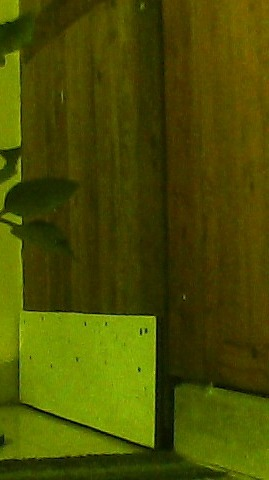
#> input picture tests/fixtures/rover_dead_blue_channel_20261021.jpg, 269 x 480 px
$ python -i rover_relevance.py   (imports and definitions only)   (older library calls are emulated)
#> lines starting #> are read from the running program, lines starting #| are printed output that depends on the picture; after the words box and inside, x2 and y2 are one past the last pixel; in counts of white or black regions, pixels touching at a corner belong together
"""Measurable rover-view relevance features, and the rubric that scores them.

The score answers exactly one question: **how useful is this real image as a
proxy for what a low-mounted ground-rover camera might observe in a tomato
crop?** It is never a claim that a rover captured the image. Nothing here infers
provenance.

Every feature is computed from pixels alone, with no model and no learned
component, so the rubric is inspectable and cannot drift.

THE GOVERNING QUESTION
----------------------
Does the scene continue past the subject, or does the subject sit on a backdrop?

A rover travelling a crop row sees a plant *embedded in its surroundings*:
foliage, soil, straw and neighbouring plants run to the edge of the frame. A
specimen photograph does not: whatever is at the frame border is a backdrop.
So the border band is where the answer lives, and `border_scene_frac` - the
fraction of border pixels that are vegetation- or earth-coloured - is the
primary feature.

WHAT AN EARLIER VERSION GOT WRONG, AND WHY IT IS RECORDED HERE
--------------------------------------------------------------
The first version tested for a backdrop by intensity uniformity, assuming a
studio background is smooth. Calibration against PlantVillage failed, and
inspection showed why: PlantVillage leaves sit on a *coarse speckled grey*
surface. Its border intensity spread is high and its Canny edge density is the
highest of the three local datasets - the detector fires on background grit.
Smoothness is the wrong test. Grey, white and black backdrops share something
else: they are achromatic. `border_achromatic_frac` captures that, and it
correctly groups PlantVillage's grey stone with Tomato-Village's pale cloth.

The same calibration appeared to fail on PlantDoc. It had not: PlantDoc is
web-scraped and genuinely mixed - field shots with straw and soil alongside
potted seedlings against black cloth. The expectation was wrong, not the
measurement. The rubric is therefore calibrated on *separation and ordering*,
not on forcing one label per source.

A third feature was dropped outright. `green_component_count` was meant to count
leaves, but contiguous canopy foliage forms ONE connected component, exactly as
an isolated leaf does. It measured nothing and is no longer used in scoring. It
is still recorded, so the claim can be re-checked.

FEATURES (all in [0, 1] unless noted)
-------------------------------------
  border_scene_frac        Border pixels that are vegetation- or earth-coloured.
                           High => the scene runs to the frame edge. PRIMARY.
  border_achromatic_frac   Border pixels with near-zero saturation.
                           High => grey/white/black backdrop.
  border_hue_entropy       Entropy of the border hue histogram, normalised.
  border_texture           Normalised intensity spread in the border band.
                           Reported, not used as backdrop evidence - see above.
  edge_density             Canny edge pixels over the frame. Confounded by
                           background grit, so supporting evidence only.
  green_fraction           Vegetation-hued, reasonably saturated pixels.
  soil_fraction            Earth-hued pixels anywhere in the frame.
  largest_green_blob       Largest vegetation component / frame area.
                           Near 1 => one leaf fills the frame.
  green_component_count    Recorded only. Not used in scoring.
  half_detail_scale        Morphological granulometry: the smallest opening
                           radius capturing half the image's residual detail,
                           normalised. SMALL => fine repeated texture => a wide
                           or distant view. LARGE => few coarse structures => a
                           close-up. Consulted only where a scene is present.
  sharpness                log-scaled variance of the Laplacian.
  brightness, contrast     Mean and spread of intensity, normalised.

WHY DISTANCE IS MEASURED SEPARATELY FROM SCENE
----------------------------------------------
`border_scene_frac` answers "is the subject embedded in surroundings?", which a
macro shot inside a canopy satisfies as fully as a rover driving an inter-row.
The pilot made this concrete: handheld close-ups outscored genuinely
rover-captured wide views. Embedded-in-a-scene is necessary for rover-relevance
but not sufficient, so scene and distance are two axes, and the top score
requires both.
"""
from __future__ import annotations

from dataclasses import dataclass, asdict

import cv2
import numpy as np

#: Width of the border band as a fraction of the shorter side.
BORDER_FRAC = 0.10

#: OpenCV hue is 0-179. Vegetation: yellow-green through cyan-green.
GREEN_HUE = (25, 95)
GREEN_MIN_SAT = 40
GREEN_MIN_VAL = 25

#: Earth tones: red-orange-brown at moderate saturation. Also catches dry straw.
SOIL_HUE = (5, 25)
SOIL_SAT = (30, 200)
SOIL_VAL = (35, 210)

#: Below this saturation a pixel carries no hue: grey, white or black.
ACHROMATIC_SAT = 45

#: A vegetation component must cover this fraction of the frame to be counted.
MIN_BLOB_FRAC = 0.005

#: Canonical working long side. Images are resized to this in BOTH directions,
#: never only downwards: granulometry radii are in pixels, so a fixed frame size
#: is what makes a radius mean the same fraction of the scene in every image.
WORK_LONG_SIDE = 512

#: Structuring-element radii probed by the granulometry, in pixels of the
#: canonical frame.
GRANULOMETRY_RADII = (1, 2, 3, 5, 8, 12, 18, 26, 36, 48)


@dataclass(frozen=True)
class Features:
    border_scene_frac: float
    border_achromatic_frac: float
    border_hue_entropy: float
    border_texture: float
    edge_density: float
    green_fraction: float
    soil_fraction: float
    largest_green_blob: float
    green_component_count: int
    half_detail_scale: float
    sharpness: float
    brightness: float
    contrast: float
    width: int
    height: int

    def as_dict(self) -> dict:
        return asdict(self)


def _standardise(bgr: np.ndarray) -> np.ndarray:
    """Resize to the canonical long side, up or down.

    Downscaling only would leave the granulometry resolution-dependent: a
    48-pixel structuring element covers most of a 256px image and a corner of a
    4000px one. Resizing in both directions makes a radius mean the same
    fraction of the frame everywhere.
    """
    h, w = bgr.shape[:2]
    s = WORK_LONG_SIDE / max(h, w)
    if s == 1.0:
        return bgr
    interp = cv2.INTER_AREA if s < 1.0 else cv2.INTER_CUBIC
    return cv2.resize(bgr, (max(1, int(w * s)), max(1, int(h * s))),
                      interpolation=interp)


def _half_detail_scale(gray: np.ndarray) -> float:
    """Characteristic structure size, as a fraction of the largest radius probed.

    r(k) = mean |g - opening(g, k)| is the detail removed by an opening of
    radius k, and rises monotonically with k. The smallest k reaching half of
    r(k_max) is the scale at which most of the image's structure lives.
    """
    g = gray.astype(np.float32)
    residual = []
    for k in GRANULOMETRY_RADII:
        se = cv2.getStructuringElement(cv2.MORPH_ELLIPSE, (2 * k + 1, 2 * k + 1))
        residual.append(float(np.abs(g - cv2.morphologyEx(g, cv2.MORPH_OPEN, se)).mean()))
    residual = np.asarray(residual)
    if residual[-1] <= 1e-6:                 # a flat image has no characteristic scale
        return 1.0
    idx = int(np.argmax(residual / residual[-1] >= 0.5))
    return GRANULOMETRY_RADII[idx] / GRANULOMETRY_RADII[-1]


def _border_mask(shape: tuple[int, int]) -> np.ndarray:
    h, w = shape
    b = max(2, int(round(BORDER_FRAC * min(h, w))))
    m = np.zeros((h, w), dtype=bool)
    m[:b, :] = m[-b:, :] = True
    m[:, :b] = m[:, -b:] = True
    return m


def _normalised_entropy(values: np.ndarray, bins: int, value_range) -> float:
    if values.size == 0:
        return 0.0
    hist, _ = np.histogram(values, bins=bins, range=value_range)
    p = hist.astype(np.float64)
    total = p.sum()
    if total <= 0:
        return 0.0
    p /= total
    p = p[p > 0]
    return float(-(p * np.log2(p)).sum()) / np.log2(bins)


def _vegetation(hue, sat, val):
    return ((hue >= GREEN_HUE[0]) & (hue <= GREEN_HUE[1]) &
            (sat >= GREEN_MIN_SAT) & (val >= GREEN_MIN_VAL))


def _earth(hue, sat, val):
    return ((hue >= SOIL_HUE[0]) & (hue <= SOIL_HUE[1]) &
            (sat >= SOIL_SAT[0]) & (sat <= SOIL_SAT[1]) &
            (val >= SOIL_VAL[0]) & (val <= SOIL_VAL[1]))


def extract(bgr: np.ndarray) -> Features:
    """Compute the feature vector for one BGR image."""
    orig_h, orig_w = bgr.shape[:2]
    img = _standardise(bgr)
    h, w = img.shape[:2]

    gray = cv2.cvtColor(img, cv2.COLOR_BGR2GRAY)
    hsv = cv2.cvtColor(img, cv2.COLOR_BGR2HSV)
    hue, sat, val = hsv[..., 0], hsv[..., 1], hsv[..., 2]

    green = _vegetation(hue, sat, val)
    soil = _earth(hue, sat, val)

    band = _border_mask((h, w))
    border_scene_frac = float((green | soil)[band].mean())
    border_achromatic_frac = float((sat[band] < ACHROMATIC_SAT).mean())
    border_hue_entropy = _normalised_entropy(hue[band], bins=18, value_range=(0, 180))
    border_texture = float(np.clip(gray[band].astype(np.float64).std() / 64.0, 0.0, 1.0))

    med = float(np.median(gray))
    lo, hi = max(0, int(0.66 * med)), min(255, int(1.33 * med))
    edge_density = float((cv2.Canny(gray, lo, hi) > 0).mean())

    frame_px = h * w
    mask = cv2.morphologyEx(green.astype(np.uint8) * 255, cv2.MORPH_OPEN,
                            np.ones((3, 3), np.uint8))
    n_lab, _, stats, _ = cv2.connectedComponentsWithStats(mask, connectivity=8)
    areas = stats[1:, cv2.CC_STAT_AREA] if n_lab > 1 else np.array([], dtype=np.int64)
    kept = areas[areas >= MIN_BLOB_FRAC * frame_px]

    lap = cv2.Laplacian(gray, cv2.CV_64F).var()

    return Features(
        border_scene_frac=round(border_scene_frac, 4),
        border_achromatic_frac=round(border_achromatic_frac, 4),
        border_hue_entropy=round(border_hue_entropy, 4),
        border_texture=round(border_texture, 4),
        edge_density=round(edge_density, 4),
        green_fraction=round(float(green.mean()), 4),
        soil_fraction=round(float(soil.mean()), 4),
        largest_green_blob=round(float(kept.max() / frame_px) if kept.size else 0.0, 4),
        green_component_count=int(min(kept.size, 50)),
        half_detail_scale=round(_half_detail_scale(gray), 4),
        sharpness=round(float(np.clip(np.log10(lap + 1.0) / 4.0, 0.0, 1.0)), 4),
        brightness=round(float(gray.mean() / 255.0), 4),
        contrast=round(float(gray.std() / 128.0), 4),
        width=orig_w,
        height=orig_h,
    )


# --------------------------------------------------------------------------
# The rubric
# --------------------------------------------------------------------------

#: Below this, the frame border carries almost no vegetation or earth: the
#: subject is on a backdrop and the scene does not continue.
SCENE_ABSENT = 0.12
#: Above this, the scene clearly runs to the frame edge.
SCENE_STRONG = 0.45
#: Between the two, partial context.
SCENE_PARTIAL = 0.25

#: A border this colourless is a grey, white or black backdrop.
BACKDROP_ACHROMATIC = 0.60

#: One vegetation blob covering this much of the frame is a single specimen.
DOMINANT_BLOB = 0.55

#: Supporting cues.
SOIL_PRESENT = 0.030
CLUTTER_EDGE_DENSITY = 0.055

#: Camera-distance bands, read off the measured separation between a
#: rover-captured source (0.125) and a handheld in-canopy source (0.482).
WIDE_MAX = 0.20        # fine repeated texture: a travelling-rover-like view
MEDIUM_MAX = 0.35      # still several plants or many leaves in frame
CLOSE_MAX = 0.60       # one plant or one leaf; beyond this, macro


# [83 lines left out: functions camera_distance_estimate, classify, image_type_hint, not called in this run]

>>> import cv2
>>> picture = cv2.imread('../../tests/fixtures/rover_dead_blue_channel_20261021.jpg')
#> picture is the input picture: shape (480, 269, 3); mean B, G, R 2.7, 77.9, 74.4
>>> result = extract(picture)
#> in extract, `gray = cv2.cvtColor(img, cv2.COLOR_BGR2GRAY)`:
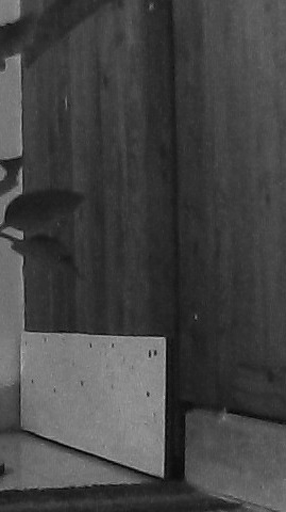
#> gray: shape (512, 286); min 0, max 180, mean 68.2
#> in extract, `hsv = cv2.cvtColor(img, cv2.COLOR_BGR2HSV)`: hsv: shape (512, 286, 3); mean H, S, V 30.7, 246.7, 82.4
#> in extract, `hue, sat, val = hsv[..., 0], hsv[..., 1], hsv[..., 2]`:
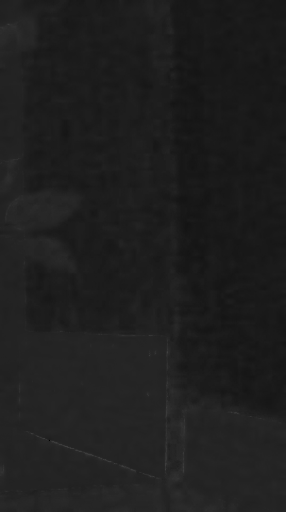
#> hue: shape (512, 286); min 0, max 64, mean 30.7
#> in extract, `hue, sat, val = hsv[..., 0], hsv[..., 1], hsv[..., 2]`:
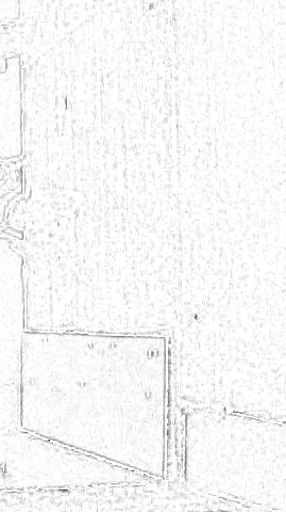
#> sat: shape (512, 286); min 0, max 255, mean 246.7
#> in extract, `hue, sat, val = hsv[..., 0], hsv[..., 1], hsv[..., 2]`:
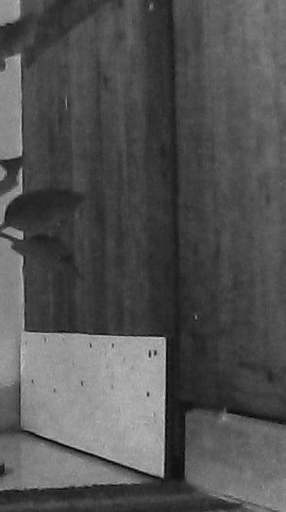
#> val: shape (512, 286); min 0, max 201, mean 82.4
#> in _vegetation, `return ((hue >= GREEN_HUE[0]) & (hue <= GREEN_HUE[1]) & (sat >= GREEN_..`:
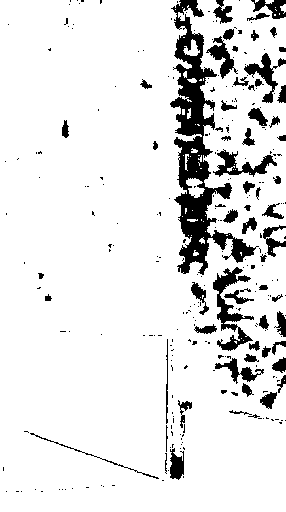
#> returned value: shape (512, 286) bool; 89.1% white; 283 black regions (220 under 20 px), largest, box (x1, y1, x2, y2) and area: (170, 0, 259, 275) 6793, (213, 267, 254, 351) 1169, (213, 149, 277, 177) 662
#> in _earth, `return ((hue >= SOIL_HUE[0]) & (hue <= SOIL_HUE[1]) & (sat >= SOIL_SAT..`:
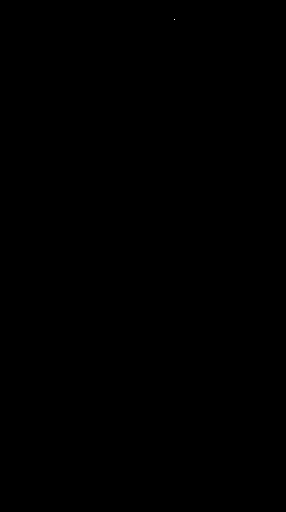
#> returned value: shape (512, 286) bool; 0% white in thin lines or dots, all inside (x1, y1, x2, y2) = (174, 19, 175, 20)
#> in extract, `border_scene_frac = float((green | soil)[band].mean())`: border_scene_frac = 0.911
#> in extract, `border_achromatic_frac = float((sat[band] < ACHROMATIC_SAT).mean())`: border_achromatic_frac = 0
#> in _normalised_entropy, `hist, _ = np.histogram(values, bins=bins, range=value_range)`: hist = 18 values, max 23518 at index 3, min 0 at index 0, mean 2384.4
#> in _normalised_entropy, `p = hist.astype(np.float64)`: p has the same summary as hist
#> in _normalised_entropy, `total = p.sum()`: total = 42920
#> in _normalised_entropy, `p /= total`: p = 18 values, max 0.548 at index 3, min 0 at index 0, mean 0.0556
#> in _normalised_entropy, `p = p[p > 0]`: p = [0.4, 0.548, 0.0516, 0.000163]
#> in extract, `border_hue_entropy = _normalised_entropy(hue[band], bins=18, value_ran..`: border_hue_entropy = 0.294
#> in extract, `border_texture = float(np.clip(gray[band].astype(np.float64).std() / 6..`: border_texture = 0.431
#> in extract, `med = float(np.median(gray))`: med = 58
#> in extract, `lo, hi = max(0, int(0.66 * med)), min(255, int(1.33 * med))`: lo = 38; hi = 77
#> in extract, `edge_density = float((cv2.Canny(gray, lo, hi) > 0).mean())`: edge_density = 0.0371
#> in extract, `mask = cv2.morphologyEx(green.astype(np.uint8) * 255, cv2.MORPH_OPEN, ..`:
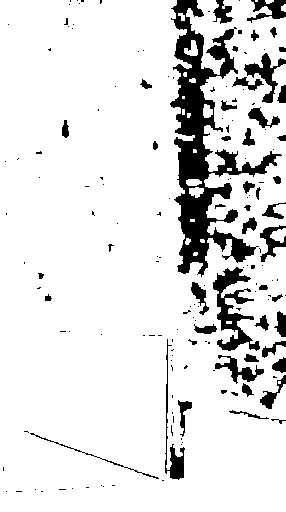
#> mask: shape (512, 286); 88.2% white; 163 black regions (115 under 20 px), largest, box (x1, y1, x2, y2) and area: (170, 0, 282, 277) 8875, (213, 267, 260, 351) 1532, (244, 53, 286, 103) 628
#> in extract, `n_lab, _, stats, _ = cv2.connectedComponentsWithStats(mask, connectivi..`: n_lab = 24; stats = 24 rows, first 6: [3, 0, 283, 492, 17337], [0, 0, 286, 512, 128149], [255, 0, 3, 2, 6], [265, 0, 9, 4, 28], [281, 4, 5, 8, 32], [178, 13, 7, 8, 37]
#> in extract, `areas = stats[1:, cv2.CC_STAT_AREA] if n_lab > 1 else np.array([], dty..`: areas = 23 values, max 128149 at index 0, min 6 at index 1, mean 5612.8
#> in extract, `kept = areas[areas >= MIN_BLOB_FRAC * frame_px]`: kept = [128149]
#> in extract, `lap = cv2.Laplacian(gray, cv2.CV_64F).var()`: lap = 123.8
#> after the loop in _half_detail_scale, `for k in GRANULOMETRY_RADII:`: residual = [0.969, 2.01, 2.72, 4.16, 6.02, 8.17, 11.57, 18.4, 23.73, 29.8]
#> in _half_detail_scale, `idx = int(np.argmax(residual / residual[-1] >= 0.5))`: idx = 7
